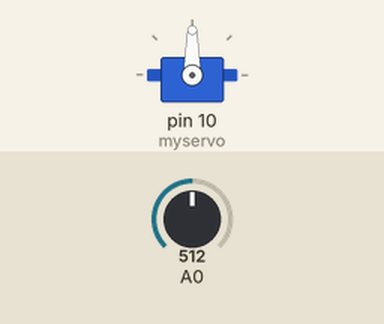
Simulated run of this sketch. Board: Arduino Uno, built with avr-gcc and run on an emulated ATmega328P. Parts: servo. The inputs (shaded band) are chosen by the test bench; at power-on: A0 = 512.

Above: at 1.2 s.
1.3 s: A0 set to 716
At 2.5 s:
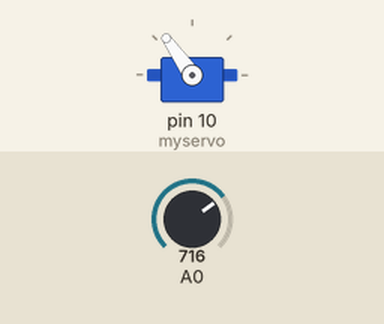
2.8 s: A0 set to 900
At 3.6 s:
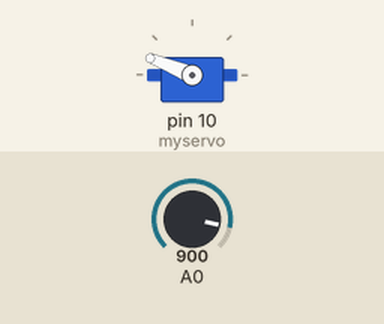
4.3 s: A0 set to 1023
At 4.8 s:
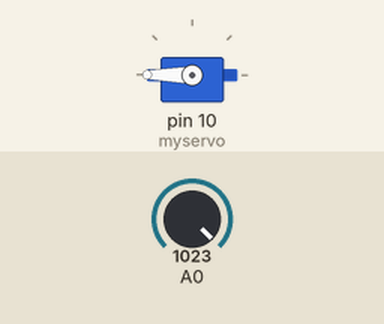
5.8 s: A0 set to 306
At 7.0 s:
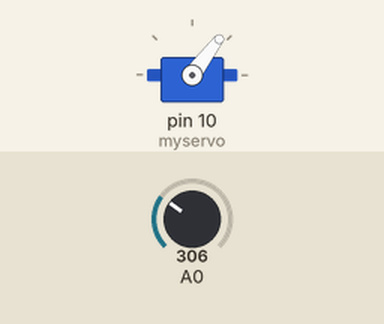
7.3 s: A0 set to 122
At 8.2 s:
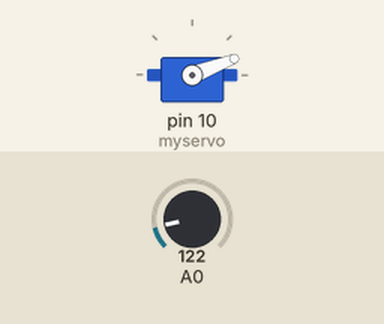
Timing chart, 0 to 9.8 s (numbered marks = the images above; inputs shaded):
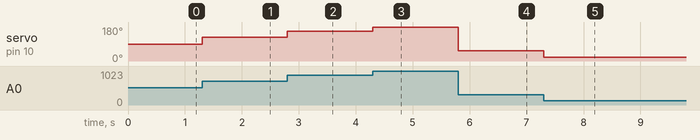

The sketch:

servo_potentiometer.ino
```cpp
#include <Servo.h>
Servo myservo;
int value=0;
int mappedvalue;

void setup()
{
  myservo.attach(10);
}

void loop()
{
value=analogRead(A0);
mappedvalue=map(value,0,1023,0,180);
myservo.write(mappedvalue);
}
```

Measured:
- after the input at 1.3 s, servo on pin 10 (myservo): 90° → 125° at once
- after the input at 2.8 s, servo on pin 10 (myservo): 125° → 158° at once
- after the input at 4.3 s, servo on pin 10 (myservo): 158° → 180° at once
- after the input at 5.8 s, servo on pin 10 (myservo): 180° → 53° at once
- after the input at 7.3 s, servo on pin 10 (myservo): 53° → 21° at once
